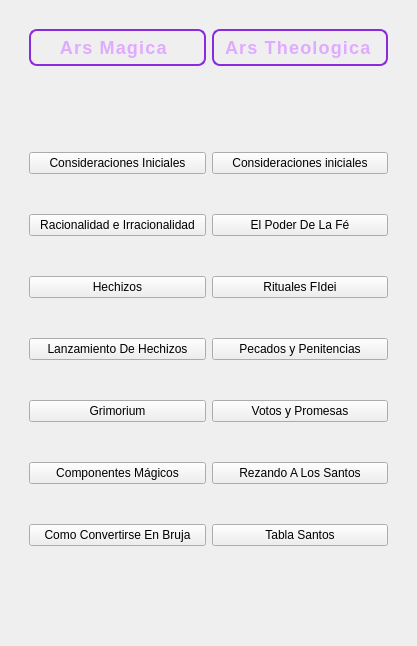
             <widget class="QWidget" name="Libro2">
              <layout class="QGridLayout" name="gridLayout_9">
               <item row="0" column="0">
                <widget class="QWidget" name="widget_4" native="true">
                 <layout class="QGridLayout" name="gridLayout_8">
                  <property name="leftMargin">
                   <number>9</number>
                  </property>
                  <property name="topMargin">
                   <number>9</number>
                  </property>
                  <property name="rightMargin">
                   <number>9</number>
                  </property>
                  <property name="bottomMargin">
                   <number>0</number>
                  </property>
                  <property name="spacing">
                   <number>0</number>
                  </property>
                  <item row="0" column="0">
                   <widget class="QWidget" name="widget_5" native="true">
                    <property name="enabled">
                     <bool>true</bool>
                    </property>
                    <property name="minimumSize">
                     <size>
                      <width>377</width>
                      <height>0</height>
                     </size>
                    </property>
                    <layout class="QGridLayout" name="gridLayout_7">
                     <item row="1" column="1">
                      <spacer name="verticalSpacer_36">
                       <property name="orientation">
                        <enum>Qt::Vertical</enum>
                       </property>
                       <property name="sizeHint" stdset="0">
                        <size>
                         <width>20</width>
                         <height>40</height>
                        </size>
                       </property>
                      </spacer>
                     </item>
                     <item row="2" column="0">
                      <layout class="QVBoxLayout" name="Columna1_2">
                       <property name="spacing">
                        <number>0</number>
                       </property>
                       <item>
                        <spacer name="verticalSpacer_54">
                         <property name="orientation">
                          <enum>Qt::Vertical</enum>
                         </property>
                         <property name="sizeHint" stdset="0">
                          <size>
                           <width>20</width>
                           <height>40</height>
                          </size>
                         </property>
                        </spacer>
                       </item>
                       <item>
                        <widget class="QPushButton" name="Manual_ConsideracionesArsMagicaButton">
                         <property name="text">
                          <string>Consideraciones Iniciales</string>
                         </property>
                        </widget>
                       </item>
                       <item>
                        <spacer name="verticalSpacer_46">
                         <property name="orientation">
                          <enum>Qt::Vertical</enum>
                         </property>
                         <property name="sizeHint" stdset="0">
                          <size>
                           <width>20</width>
                           <height>40</height>
                          </size>
                         </property>
                        </spacer>
                       </item>
                       <item>
                        <widget class="QPushButton" name="Manual_RRIRRButton">
                         <property name="text">
                          <string>Racionalidad e Irracionalidad</string>
                         </property>
                         <property name="checkable">
                          <bool>false</bool>
                         </property>
                         <property name="autoExclusive">
                          <bool>false</bool>
                         </property>
                        </widget>
                       </item>
                       <item>
                        <spacer name="verticalSpacer_47">
                         <property name="orientation">
                          <enum>Qt::Vertical</enum>
                         </property>
                         <property name="sizeHint" stdset="0">
                          <size>
                           <width>20</width>
                           <height>40</height>
                          </size>
                         </property>
                        </spacer>
                       </item>
                       <item>
                        <widget class="QPushButton" name="Manual_HechizosButton">
                         <property name="text">
                          <string>Hechizos</string>
                         </property>
                        </widget>
                       </item>
                       <item>
                        <spacer name="verticalSpacer_48">
                         <property name="orientation">
                          <enum>Qt::Vertical</enum>
                         </property>
                         <property name="sizeHint" stdset="0">
                          <size>
                           <width>20</width>
                           <height>40</height>
                          </size>
                         </property>
                        </spacer>
                       </item>
                       <item>
                        <widget class="QPushButton" name="Manual_LanzamientoHechizosButton">
                         <property name="text">
                          <string>Lanzamiento De Hechizos</string>
                         </property>
                        </widget>
                       </item>
                       <item>
                        <spacer name="verticalSpacer_49">
                         <property name="orientation">
                          <enum>Qt::Vertical</enum>
                         </property>
                         <property name="sizeHint" stdset="0">
                          <size>
                           <width>20</width>
                           <height>40</height>
                          </size>
                         </property>
                        </spacer>
                       </item>
                       <item>
                        <widget class="QPushButton" name="Manual_GrimoriumButton">
                         <property name="text">
                          <string>Grimorium</string>
                         </property>
                        </widget>
                       </item>
                       <item>
                        <spacer name="verticalSpacer_50">
                         <property name="orientation">
                          <enum>Qt::Vertical</enum>
                         </property>
                         <property name="sizeHint" stdset="0">
                          <size>
                           <width>20</width>
                           <height>40</height>
                          </size>
                         </property>
                        </spacer>
                       </item>
                       <item>
                        <widget class="QPushButton" name="Manual_ComponentesMagicosButton">
                         <property name="text">
                          <string>Componentes Mágicos</string>
                         </property>
                        </widget>
                       </item>
                       <item>
                        <spacer name="verticalSpacer_51">
                         <property name="orientation">
                          <enum>Qt::Vertical</enum>
                         </property>
                         <property name="sizeHint" stdset="0">
                          <size>
                           <width>20</width>
                           <height>40</height>
                          </size>
                         </property>
                        </spacer>
                       </item>
                       <item>
                        <widget class="QPushButton" name="Manual_ComoConvertirseBrujaButton">
                         <property name="text">
                          <string>Como Convertirse En Bruja</string>
                         </property>
                        </widget>
                       </item>
                       <item>
                        <spacer name="verticalSpacer_52">
                         <property name="orientation">
                          <enum>Qt::Vertical</enum>
                         </property>
                         <property name="sizeHint" stdset="0">
                          <size>
                           <width>20</width>
                           <height>40</height>
                          </size>
                         </property>
                        </spacer>
                       </item>
                      </layout>
                     </item>
                     <item row="1" column="0">
                      <spacer name="verticalSpacer_35">
                       <property name="orientation">
                        <enum>Qt::Vertical</enum>
                       </property>
                       <property name="sizeHint" stdset="0">
                        <size>
                         <width>20</width>
                         <height>40</height>
                        </size>
                       </property>
                      </spacer>
                     </item>
                     <item row="2" column="1">
                      <layout class="QVBoxLayout" name="Columna2_2">
                       <property name="spacing">
                        <number>0</number>
                       </property>
                       <property name="sizeConstraint">
                        <enum>QLayout::SetDefaultConstraint</enum>
                       </property>
                       <item>
                        <spacer name="verticalSpacer_37">
                         <property name="orientation">
                          <enum>Qt::Vertical</enum>
                         </property>
                         <property name="sizeHint" stdset="0">
                          <size>
                           <width>20</width>
                           <height>40</height>
                          </size>
                         </property>
                        </spacer>
                       </item>
                       <item>
                        <widget class="QPushButton" name="Manual_ConsideracionesInicialesArsTeologicaButton">
                         <property name="text">
                          <string>Consideraciones iniciales</string>
                         </property>
                        </widget>
                       </item>
                       <item>
                        <spacer name="verticalSpacer_38">
                         <property name="orientation">
                          <enum>Qt::Vertical</enum>
                         </property>
                         <property name="sizeHint" stdset="0">
                          <size>
                           <width>20</width>
                           <height>40</height>
                          </size>
                         </property>
                        </spacer>
                       </item>
                       <item>
                        <widget class="QPushButton" name="Manual_ElPoderDeLaFeButton">
                         <property name="text">
                          <string>El Poder De La Fé</string>
                         </property>
                        </widget>
                       </item>
                       <item>
                        <spacer name="verticalSpacer_39">
                         <property name="orientation">
                          <enum>Qt::Vertical</enum>
                         </property>
                         <property name="sizeHint" stdset="0">
                          <size>
                           <width>20</width>
                           <height>40</height>
                          </size>
                         </property>
                        </spacer>
                       </item>
                       <item>
                        <widget class="QPushButton" name="Manual_RitualesFideiButton">
                         <property name="text">
                          <string>Rituales FIdei</string>
                         </property>
                        </widget>
                       </item>
                       <item>
                        <spacer name="verticalSpacer_40">
                         <property name="orientation">
                          <enum>Qt::Vertical</enum>
                         </property>
                         <property name="sizeHint" stdset="0">
                          <size>
                           <width>20</width>
                           <height>40</height>
                          </size>
                         </property>
                        </spacer>
                       </item>
                       <item>
                        <widget class="QPushButton" name="Manual_PecadosYPenitenciasButton">
                         <property name="text">
                          <string>Pecados y Penitencias</string>
                         </property>
                        </widget>
                       </item>
                       <item>
                        <spacer name="verticalSpacer_41">
                         <property name="orientation">
                          <enum>Qt::Vertical</enum>
                         </property>
                         <property name="sizeHint" stdset="0">
                          <size>
                           <width>20</width>
                           <height>40</height>
                          </size>
                         </property>
                        </spacer>
                       </item>
                       <item>
                        <widget class="QPushButton" name="Manual_VotosYPromesasButton">
                         <property name="text">
                          <string>Votos y Promesas</string>
                         </property>
                        </widget>
                       </item>
                       <item>
                        <spacer name="verticalSpacer_42">
                         <property name="orientation">
                          <enum>Qt::Vertical</enum>
                         </property>
                         <property name="sizeHint" stdset="0">
                          <size>
                           <width>20</width>
                           <height>40</height>
                          </size>
                         </property>
                        </spacer>
                       </item>
                       <item>
                        <widget class="QPushButton" name="Manual_RezandoALosSantosButton">
                         <property name="text">
                          <string>Rezando A Los Santos</string>
                         </property>
                        </widget>
                       </item>
                       <item>
                        <spacer name="verticalSpacer_43">
                         <property name="orientation">
                          <enum>Qt::Vertical</enum>
                         </property>
                         <property name="sizeHint" stdset="0">
                          <size>
                           <width>20</width>
                           <height>40</height>
                          </size>
                         </property>
                        </spacer>
                       </item>
                       <item>
                        <widget class="QPushButton" name="Manual_TablaSantosButton">
                         <property name="text">
                          <string>Tabla Santos</string>
                         </property>
                        </widget>
                       </item>
                       <item>
                        <spacer name="verticalSpacer_44">
                         <property name="orientation">
                          <enum>Qt::Vertical</enum>
                         </property>
                         <property name="sizeHint" stdset="0">
                          <size>
                           <width>20</width>
                           <height>40</height>
                          </size>
                         </property>
                        </spacer>
                       </item>
                      </layout>
                     </item>
                     <item row="0" column="0">
                      <widget class="QLabel" name="ArsMagica">
                       <property name="styleSheet">
                        <string notr="true">QLabel {
    color: #e0aaff;  /* Color lavanda mágico */
    font-family: &quot;Georgia&quot;, serif;
    font-size: 18px;
    font-weight: bold;
    letter-spacing: 1.2px;
    background-color: transparent;
    border: 2px solid #8a2be2; /* Borde místico */
    border-radius: 8px;
    padding: 6px;
    text-align: center;
    qproperty-alignment: 'AlignCenter'; /* Alineación total */
}

/* Efecto de resplandor al pasar el cursor */
QLabel:hover {
    color: #ffd700;
    border-color: #ffcc00;
}
</string>
                       </property>
                       <property name="text">
                        <string>   Ars Magica</string>
                       </property>
                      </widget>
                     </item>
                     <item row="0" column="1">
                      <widget class="QLabel" name="ArsTheologica">
                       <property name="styleSheet">
                        <string notr="true">QLabel {
    color: #e0aaff;  /* Color lavanda mágico */
    font-family: &quot;Georgia&quot;, serif;
    font-size: 18px;
    font-weight: bold;
    letter-spacing: 1.2px;
    background-color: transparent;
    border: 2px solid #8a2be2; /* Borde místico */
    border-radius: 8px;
    padding: 6px;
    text-align: center;
    qproperty-alignment: 'AlignCenter'; /* Alineación total */
}

/* Efecto de resplandor al pasar el cursor */
QLabel:hover {
    color: #ffd700;
    border-color: #ffcc00;
}

</string>
                       </property>
                       <property name="text">
                        <string>Ars Theologica</string>
                       </property>
                      </widget>
                     </item>
                     <item row="3" column="0">
                      <spacer name="verticalSpacer_55">
                       <property name="orientation">
                        <enum>Qt::Vertical</enum>
                       </property>
                       <property name="sizeHint" stdset="0">
                        <size>
                         <width>20</width>
                         <height>40</height>
                        </size>
                       </property>
                      </spacer>
                     </item>
                     <item row="3" column="1">
                      <spacer name="verticalSpacer_56">
                       <property name="orientation">
                        <enum>Qt::Vertical</enum>
                       </property>
                       <property name="sizeHint" stdset="0">
                        <size>
                         <width>20</width>
                         <height>40</height>
                        </size>
                       </property>
                      </spacer>
                     </item>
                    </layout>
                   </widget>
                  </item>
                 </layout>
                </widget>
               </item>
              </layout>
             </widget>
